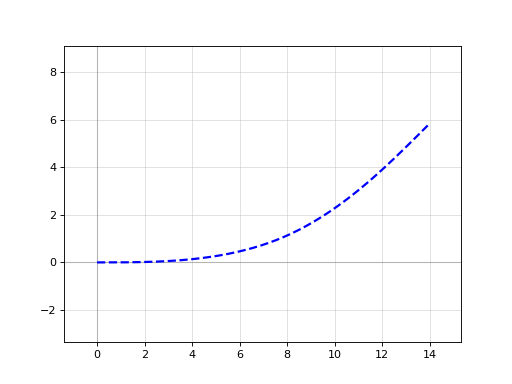

The Python source for this figure:
import gdsfactory as gf

p = gf.path.euler(radius=10, angle=45, p=1)
p.plot()
